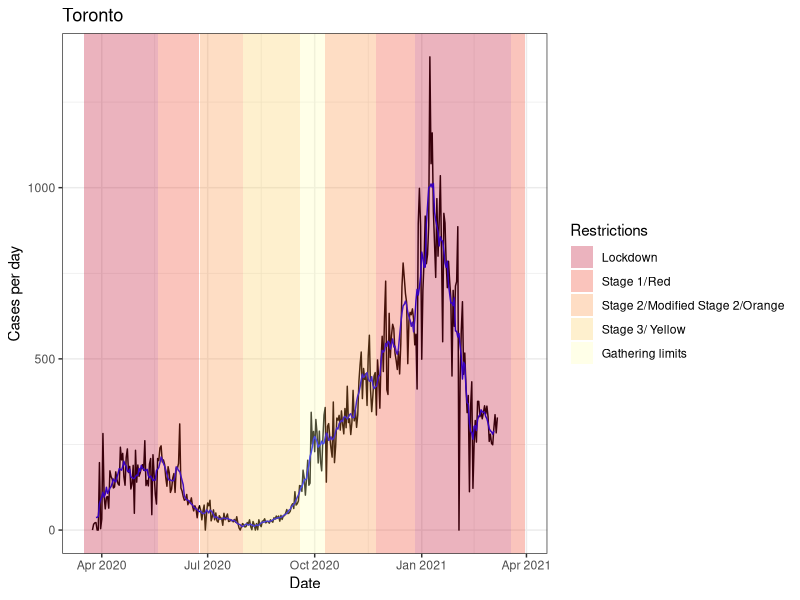
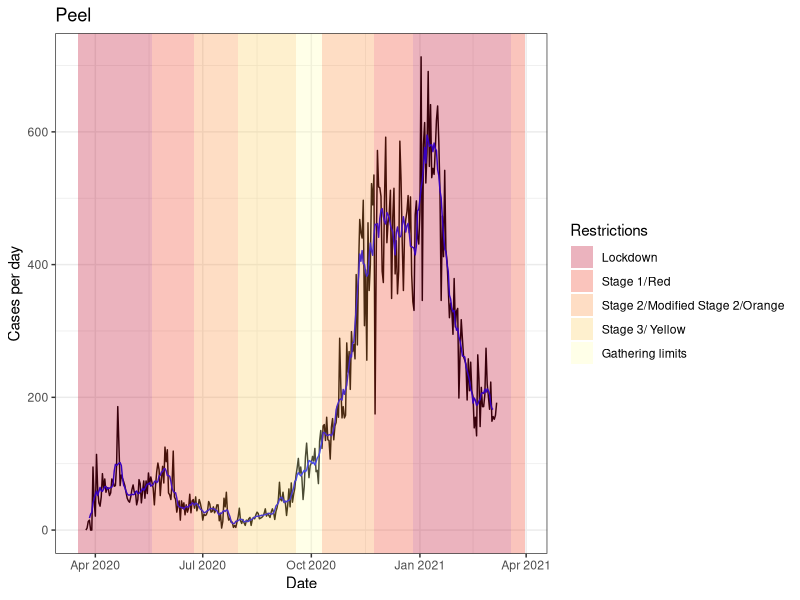
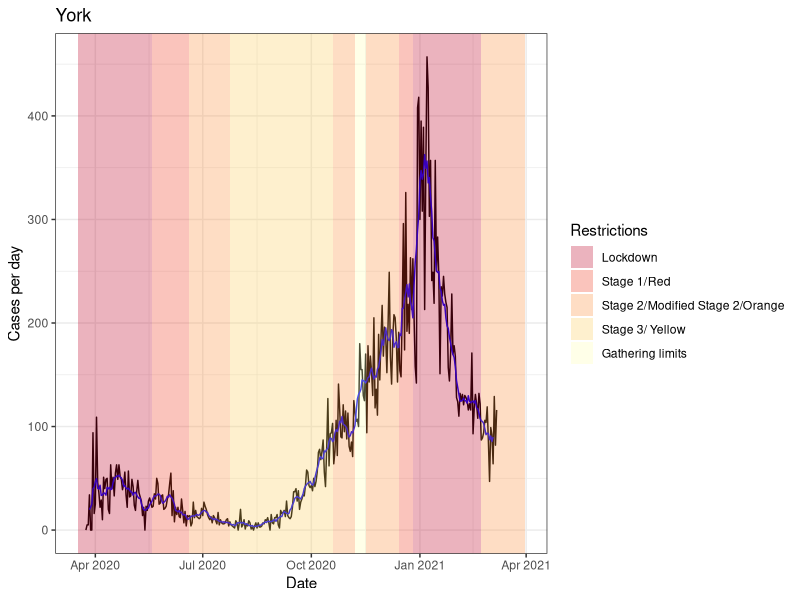
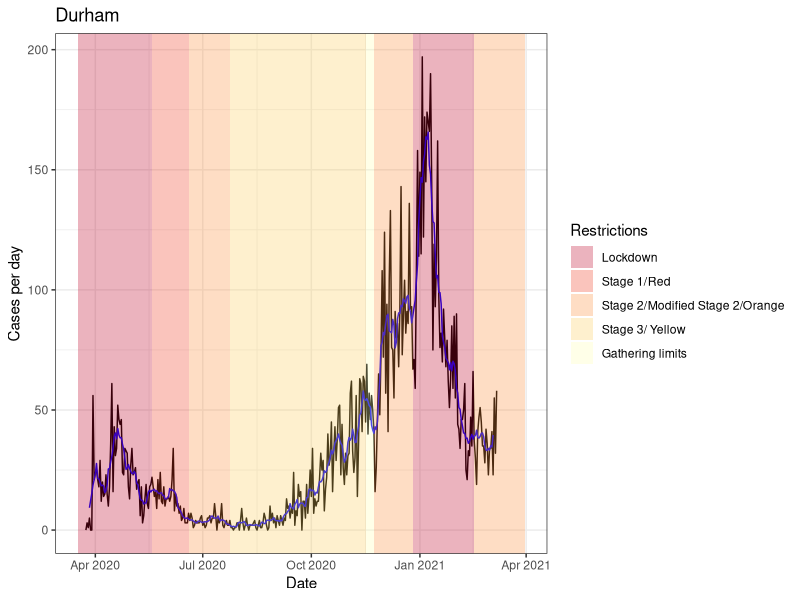
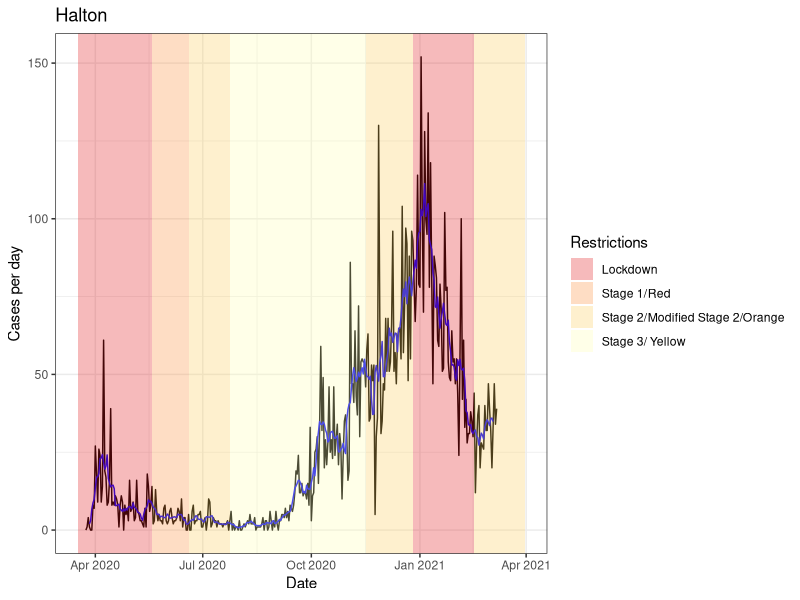
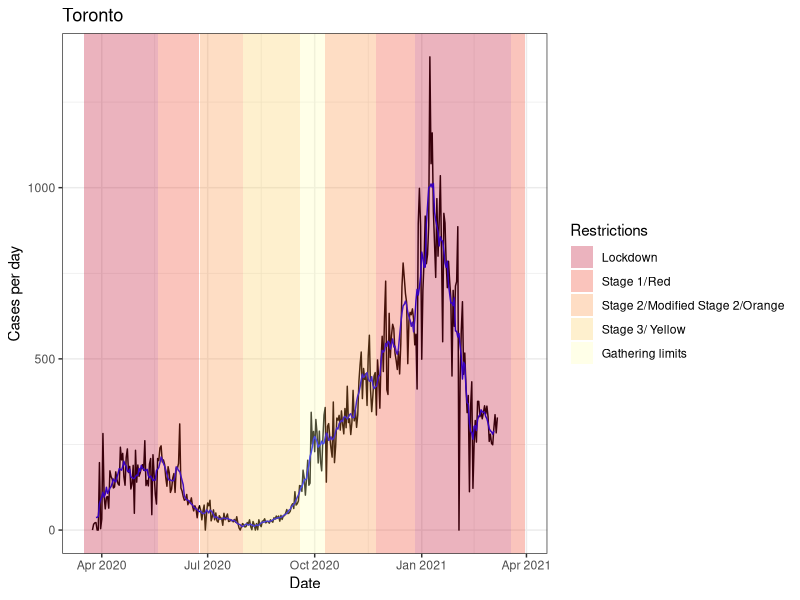
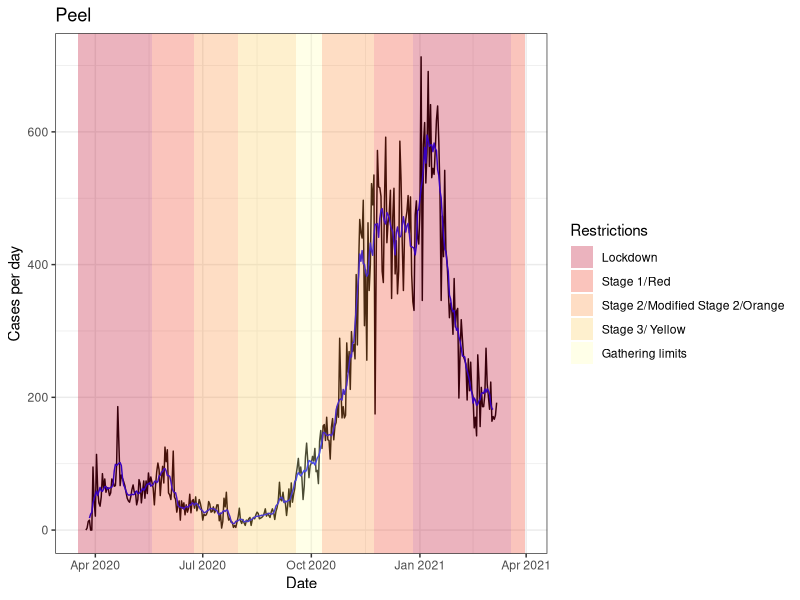
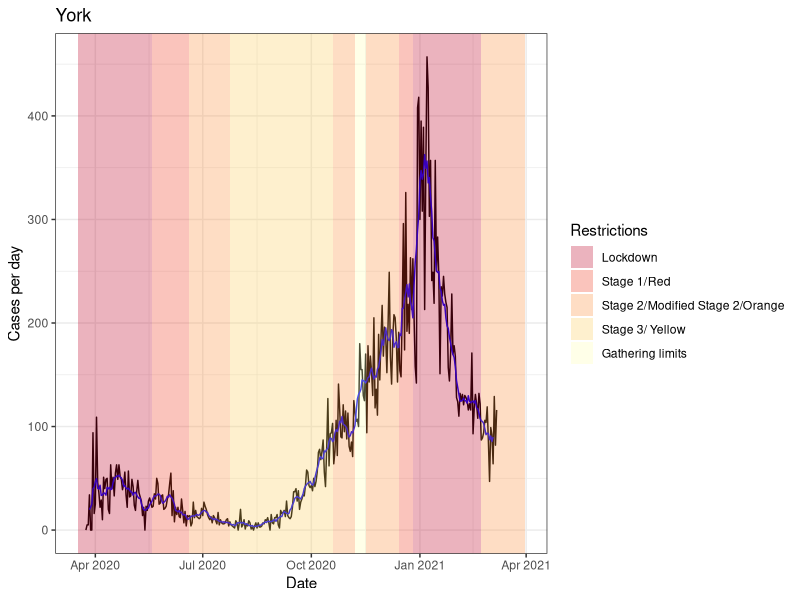

These figures' R source, in order:
## ---- chunk 1
library(tidyverse)
library(zoo) # for rolling averages
library(ggpubr)
library(readxl)
## ---- chunk 2
facs <- c("Lockdown", "Stage 1/Red", "Stage 2/Modified Stage 2/Orange", "Stage 3/ Yellow", "Gathering limits")
## ---- chunk 3
data <- read_csv('data/cleaned_data.csv')
timeline <- read_excel('data/restrictions.xlsx') %>% 
  mutate(Date_start = as.Date(Date_start)) %>% 
  mutate(Date_end = as.Date(Date_end)) %>% 
  mutate(across(where(is.character), ~ factor(., levels = facs)))
## ---- chunk 4
rollmean <- data %>% 
  mutate(across(where(is.numeric), ~ rollmean(., k = 7, fill = NA)))
## ---- chunk 5
t <- ggplot() +
  geom_line(data, mapping=aes(x=Date, y=toronto)) +
  geom_line(rollmean, mapping=aes(x=Date, y=toronto), color='blue') +
  geom_rect(timeline, mapping=aes(xmin=Date_start, xmax=Date_end, fill=Toronto),
            ymin=-Inf, ymax=Inf, alpha=0.3) +
  scale_fill_brewer(palette = 'YlOrRd', name = 'Restrictions', direction=-1) +
  labs(title='Toronto') +
  ylab('Cases per day') +
  theme_bw()

ggsave('graphs/toronto.png', t, height = 8.5, width = 11, units = 'in')

t
## ---- chunk 6
p <- ggplot() +
  geom_line(data, mapping=aes(x=Date, y=peel)) +
  geom_line(rollmean, mapping=aes(x=Date, y=peel), color='blue') +
  geom_rect(timeline, mapping=aes(xmin=Date_start, xmax=Date_end, fill=Peel),
            ymin=-Inf, ymax=Inf, alpha=0.3) +
  scale_fill_brewer(palette = 'YlOrRd', name = 'Restrictions', direction=-1) +
  labs(title='Peel') +
  ylab('Cases per day') +
  theme_bw()

ggsave('graphs/peel.png', p, height = 8.5, width = 11, units = 'in')

p
## ---- chunk 7
y <- ggplot() +
  geom_line(data, mapping=aes(x=Date, y=york)) +
  geom_line(rollmean, mapping=aes(x=Date, y=york), color='blue') +
  geom_rect(timeline, mapping=aes(xmin=Date_start, xmax=Date_end, fill=York),
            ymin=-Inf, ymax=Inf, alpha=0.3) +
  scale_fill_brewer(palette = 'YlOrRd', name = 'Restrictions', direction=-1) +
  labs(title='York') +
  ylab('Cases per day') +
  theme_bw()

ggsave('graphs/york.png', y, height = 8.5, width = 11, units = 'in')

y
## ---- chunk 8
d <- ggplot() +
  geom_line(data, mapping=aes(x=Date, y=durham)) +
  geom_line(rollmean, mapping=aes(x=Date, y=durham), color='blue') +
  geom_rect(timeline, mapping=aes(xmin=Date_start, xmax=Date_end, fill=Durham),
            ymin=-Inf, ymax=Inf, alpha=0.3) +
  scale_fill_brewer(palette = 'YlOrRd', name = 'Restrictions', direction=-1) +
  labs(title='Durham') +
  ylab('Cases per day') +
  theme_bw()

ggsave('graphs/durham.png', d, height = 8.5, width = 11, units = 'in')

d
## ---- chunk 9
h <- ggplot() +
  geom_line(data, mapping=aes(x=Date, y=halton)) +
  geom_line(rollmean, mapping=aes(x=Date, y=halton), color='blue') +
  geom_rect(timeline, mapping=aes(xmin=Date_start, xmax=Date_end, fill=Halton),
            ymin=-Inf, ymax=Inf, alpha=0.3) +
  scale_fill_brewer(palette = 'YlOrRd', name = 'Restrictions', direction=-1) +
  labs(title='Halton') +
  ylab('Cases per day') +
  theme_bw()

ggsave('graphs/halton.png', h, height = 8.5, width = 11, units = 'in')

h
## ---- chunk 10
combined <- ggarrange(t, p, y, d, h, ncol=1)
ggsave('graphs/combined.png', combined, height = 8.5, width = 11, units = 'in')
